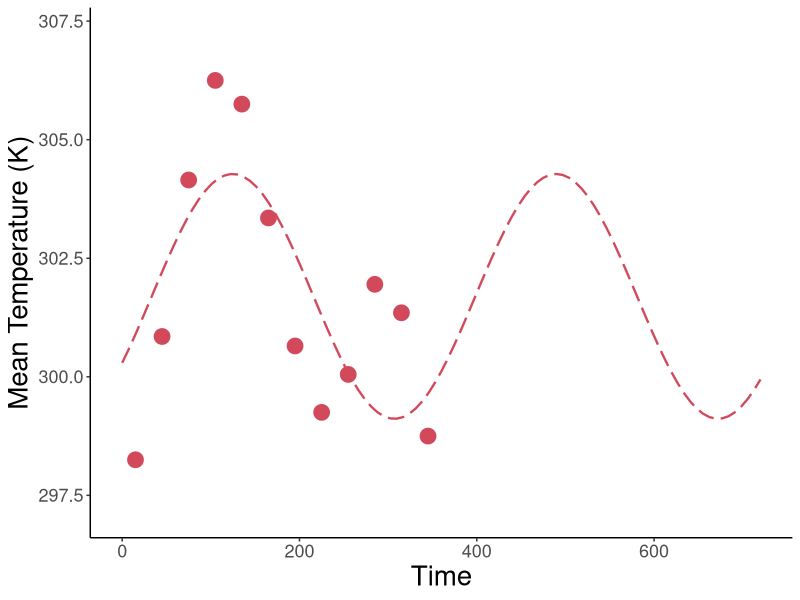

R code for this plot:
#############################################################################
#### This R script fits sinusoidal functions to habitat temperature data ####
#############################################################################


# Load packages and set working directory
library(tidyr)
library(ggplot2)
library(dplyr)
library(tidyverse)
setwd(dirname(rstudioapi::getActiveDocumentContext()$path))

# Read data
temp.data <- as.data.frame(read_csv("Habitat temperatures.csv"))

# Select an insect by removing # in front of name and placing # in front of other species
#sp.data <- subset(temp.data, Species == "Clavigralla shadabi")
#sp.data <- subset(temp.data, Species == "Clavigralla tomentosicollis Benin")
#sp.data <- subset(temp.data, Species == "Clavigralla tomentosicollis Nigeria A")
#sp.data <- subset(temp.data, Species == "Clavigralla tomentosicollis Nigeria B")
#sp.data <- subset(temp.data, Species == "Clavigralla tomentosicollis Nigeria C")
sp.data <- subset(temp.data, Species == "Clavigralla tomentosicollis Burkina Faso")

# Remove columns that do not contain temperature data
sp.data <- sp.data[-1:-7]
rownames(sp.data) <- c("T_K")

# Make data table with time and mean monthly temperature
data <- matrix(nrow = length(sp.data), ncol = 1)
for(i in 1:length(data)) {data[i] <- 30*(i-1)+15} # mid-point of month
colnames(data) <- c("day")
data <- cbind(data, t(sp.data)) # mean monthly temperature data

# Remove blank cells
data <- data[rowSums(is.na(data)) == 0,]
data <- as.data.frame(data)

# Fit sinusoidal function to habitat temperature data
fit <- nls(T_K ~ meanT + amplT*sin(2*pi*(day + shiftT)/365), data = data,
           start = list(meanT = 293, amplT = 2, shiftT = 30))
summary(fit)

# Plot model data
ggplot(data, aes(x=day, y=T_K)) + 
  geom_point(size=5, color="#d1495b") +
  geom_function(fun = function(t) coef(fit)[1] + coef(fit)[2]*sin(2*pi*(t + coef(fit)[3])/365),
                size=0.8, linetype="longdash", color="#d1495b") +
  labs(x="Time", y="Mean Temperature (K)") +
  scale_x_continuous(limits=c(0, 720)) +
  scale_y_continuous(limits=c(coef(fit)[1] - coef(fit)[2] - 2, coef(fit)[1] + coef(fit)[2] + 3)) +
  theme(panel.grid.major = element_blank(), panel.grid.minor = element_blank(),
        panel.background = element_rect(fill="transparent"), plot.background = element_rect(fill="transparent"),
        axis.line = element_line(colour = "black"), legend.position = "none", 
        axis.text = element_text(size=13), axis.title = element_text(size=20))
